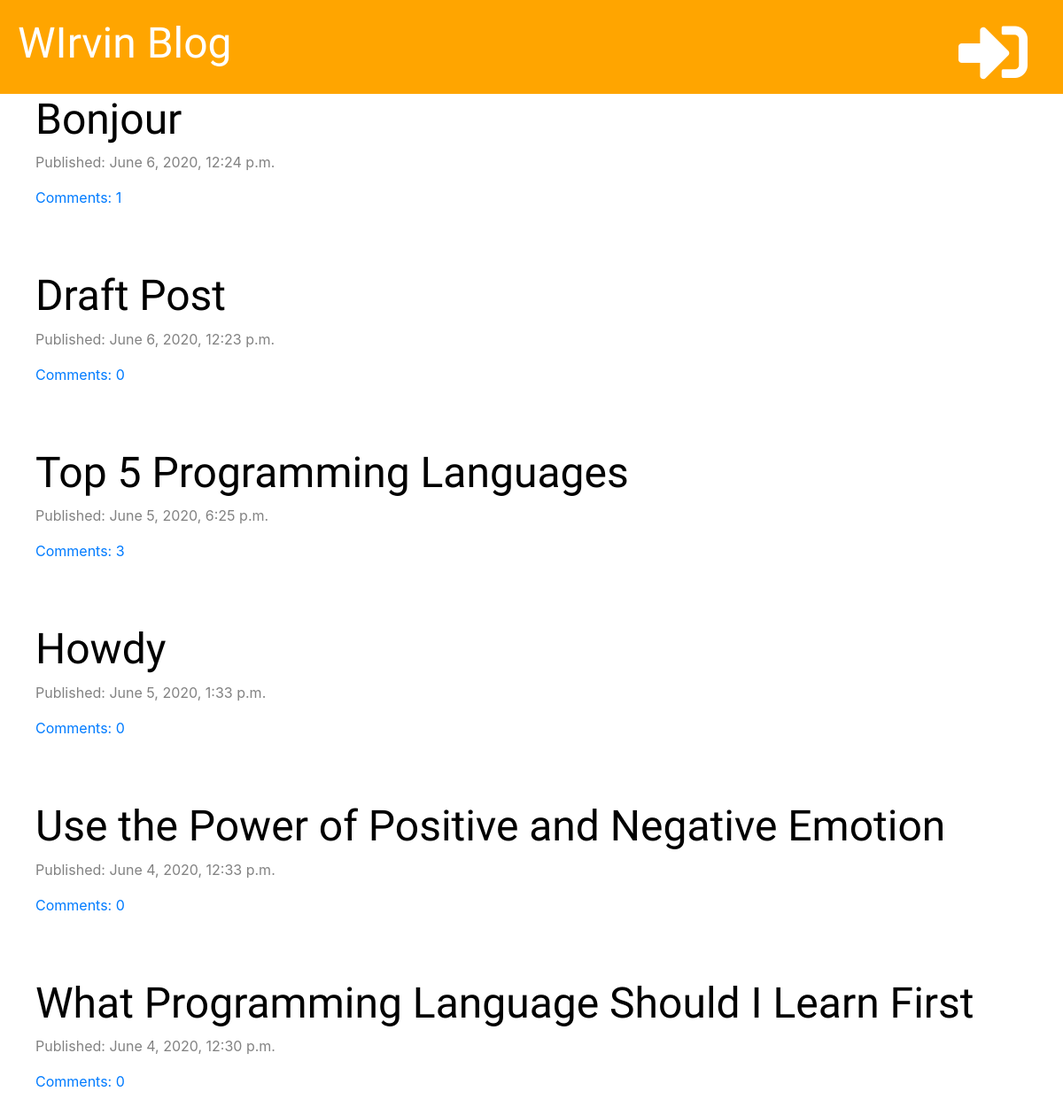
/, run on an earlier commit of the app's database.
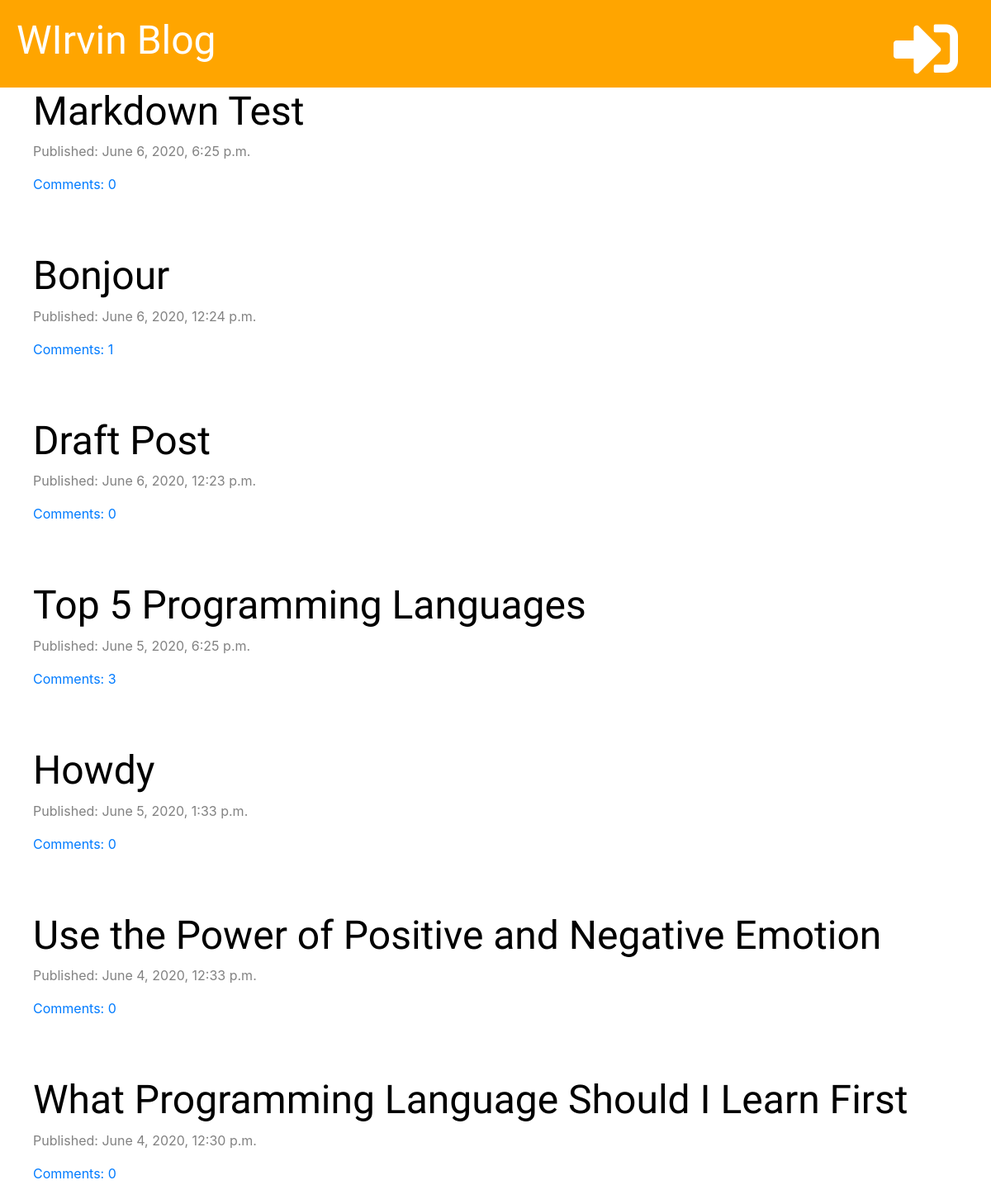
And on a later commit of the database.
### blogpost/models.py (models this page shows, shortened)
class Post(models.Model):
    author = models.ForeignKey('auth.User', on_delete=models.CASCADE)
    title = models.CharField(max_length=200)
    text = models.TextField()
    created_date = models.DateTimeField(default=timezone.now)
    published_date = models.DateTimeField(blank=True, null=True)
    def approved_comments(self):
        return self.comments.filter(approved=True)

### blogpost/views.py (the view)
# urls.py: path('', views.post_list, name='post_list'),
def post_list(request):
    posts = Post.objects.all().filter(published_date__lte=timezone.now()).order_by('-published_date')
    stuff_for_front_end = {'posts': posts}
    return render(request, 'blog/post_list.html', stuff_for_front_end)

### blogpost/templatetags/markdownify.py (called while the page is built)
@register.filter
def markdown(value):
    renderer = HighlightRenderer()
    markdown = mistune.Markdown(renderer=renderer)
    return markdown(value)

### blogpost/templates/blog/post_list.html (shortened to what this page needs)
{% extends 'blog/base.html' %}
{% load markdownify %}
{% block content %}
{% for post in posts %}
<div class="post">
    <h2><a href="{% url 'post_detail' pk=post.pk %}">{{ post.title }}</a></h2>
    <div class="date">
        <p>Published: {{ post.published_date }}</p>
    </div>
    <a href="{% url 'post_detail' pk=post.pk %}">Comments: {{ post.approved_comments.count }}</a>
</div>
{% endfor %}
{% endblock %}

What changed in the data, as far as the page shows it:
added Post: title "Markdown Test", published_date "June 6, 2020, 6:25 p.m.", approved_comments.count "0"
